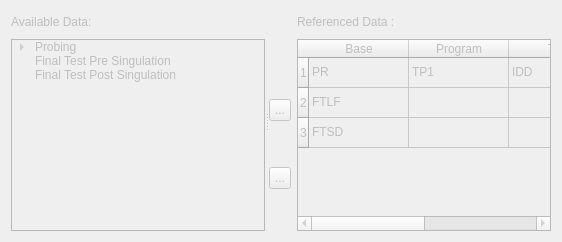
       <widget class="QWidget" name="dataTab">
        <property name="enabled">
         <bool>false</bool>
        </property>
        <attribute name="title">
         <string>Data</string>
        </attribute>
        <layout class="QGridLayout" name="gridLayout_5">
         <item row="0" column="0">
          <widget class="QSplitter" name="splitter">
           <property name="orientation">
            <enum>Qt::Horizontal</enum>
           </property>
           <widget class="QWidget" name="layoutWidget">
            <layout class="QVBoxLayout" name="verticalLayout_6">
             <item>
              <widget class="QLabel" name="label">
               <property name="sizePolicy">
                <sizepolicy hsizetype="Preferred" vsizetype="Fixed">
                 <horstretch>0</horstretch>
                 <verstretch>0</verstretch>
                </sizepolicy>
               </property>
               <property name="minimumSize">
                <size>
                 <width>0</width>
                 <height>22</height>
                </size>
               </property>
               <property name="maximumSize">
                <size>
                 <width>16777215</width>
                 <height>22</height>
                </size>
               </property>
               <property name="text">
                <string>Available Data:</string>
               </property>
              </widget>
             </item>
             <item>
              <widget class="QTreeWidget" name="treeWidget">
               <property name="selectionMode">
                <enum>QAbstractItemView::ExtendedSelection</enum>
               </property>
               <property name="headerHidden">
                <bool>true</bool>
               </property>
               <column>
                <property name="text">
                 <string>1</string>
                </property>
               </column>
               <item>
                <property name="text">
                 <string>Probing</string>
                </property>
                <item>
                 <property name="text">
                  <string>TP1</string>
                 </property>
                 <item>
                  <property name="text">
                   <string>IDD</string>
                  </property>
                  <item>
                   <property name="text">
                    <string>current</string>
                   </property>
                  </item>
                  <item>
                   <property name="text">
                    <string>Parameter2</string>
                   </property>
                  </item>
                  <item>
                   <property name="text">
                    <string>Parameter3</string>
                   </property>
                  </item>
                 </item>
                 <item>
                  <property name="text">
                   <string>Test 2</string>
                  </property>
                 </item>
                 <item>
                  <property name="text">
                   <string>Test3</string>
                  </property>
                 </item>
                </item>
                <item>
                 <property name="text">
                  <string>Test Program 2</string>
                 </property>
                </item>
                <item>
                 <property name="text">
                  <string>Test Program 3</string>
                 </property>
                </item>
               </item>
               <item>
                <property name="text">
                 <string>Final Test Pre Singulation</string>
                </property>
               </item>
               <item>
                <property name="text">
                 <string>Final Test Post Singulation</string>
                </property>
               </item>
              </widget>
             </item>
            </layout>
           </widget>
           <widget class="QWidget" name="layoutWidget">
            <layout class="QHBoxLayout" name="horizontalLayout_5">
             <item>
              <layout class="QVBoxLayout" name="verticalLayout_4">
               <item>
                <widget class="QLabel" name="label_4">
                 <property name="sizePolicy">
                  <sizepolicy hsizetype="Fixed" vsizetype="Fixed">
                   <horstretch>0</horstretch>
                   <verstretch>0</verstretch>
                  </sizepolicy>
                 </property>
                 <property name="minimumSize">
                  <size>
                   <width>22</width>
                   <height>22</height>
                  </size>
                 </property>
                 <property name="maximumSize">
                  <size>
                   <width>22</width>
                   <height>22</height>
                  </size>
                 </property>
                 <property name="text">
                  <string/>
                 </property>
                </widget>
               </item>
               <item>
                <spacer name="verticalSpacer">
                 <property name="orientation">
                  <enum>Qt::Vertical</enum>
                 </property>
                 <property name="sizeType">
                  <enum>QSizePolicy::Minimum</enum>
                 </property>
                 <property name="sizeHint" stdset="0">
                  <size>
                   <width>20</width>
                   <height>20</height>
                  </size>
                 </property>
                </spacer>
               </item>
               <item>
                <widget class="QToolButton" name="addReferencedData">
                 <property name="minimumSize">
                  <size>
                   <width>22</width>
                   <height>22</height>
                  </size>
                 </property>
                 <property name="maximumSize">
                  <size>
                   <width>22</width>
                   <height>22</height>
                  </size>
                 </property>
                 <property name="text">
                  <string>...</string>
                 </property>
                </widget>
               </item>
               <item>
                <spacer name="verticalSpacer_2">
                 <property name="orientation">
                  <enum>Qt::Vertical</enum>
                 </property>
                 <property name="sizeType">
                  <enum>QSizePolicy::Minimum</enum>
                 </property>
                 <property name="sizeHint" stdset="0">
                  <size>
                   <width>20</width>
                   <height>20</height>
                  </size>
                 </property>
                </spacer>
               </item>
               <item>
                <widget class="QToolButton" name="removeReferencedData">
                 <property name="minimumSize">
                  <size>
                   <width>22</width>
                   <height>22</height>
                  </size>
                 </property>
                 <property name="maximumSize">
                  <size>
                   <width>22</width>
                   <height>22</height>
                  </size>
                 </property>
                 <property name="text">
                  <string>...</string>
                 </property>
                </widget>
               </item>
               <item>
                <spacer name="verticalSpacer_3">
                 <property name="orientation">
                  <enum>Qt::Vertical</enum>
                 </property>
                 <property name="sizeType">
                  <enum>QSizePolicy::Minimum</enum>
                 </property>
                 <property name="sizeHint" stdset="0">
                  <size>
                   <width>20</width>
                   <height>20</height>
                  </size>
                 </property>
                </spacer>
               </item>
              </layout>
             </item>
             <item>
              <layout class="QVBoxLayout" name="verticalLayout_5">
               <item>
                <widget class="QLabel" name="label_2">
                 <property name="sizePolicy">
                  <sizepolicy hsizetype="Minimum" vsizetype="Fixed">
                   <horstretch>0</horstretch>
                   <verstretch>0</verstretch>
                  </sizepolicy>
                 </property>
                 <property name="minimumSize">
                  <size>
                   <width>0</width>
                   <height>22</height>
                  </size>
                 </property>
                 <property name="maximumSize">
                  <size>
                   <width>16777215</width>
                   <height>22</height>
                  </size>
                 </property>
                 <property name="text">
                  <string>Referenced Data :</string>
                 </property>
                </widget>
               </item>
               <item>
                <widget class="QTableWidget" name="tableWidget">
                 <row>
                  <property name="text">
                   <string>1</string>
                  </property>
                 </row>
                 <row>
                  <property name="text">
                   <string>2</string>
                  </property>
                 </row>
                 <row>
                  <property name="text">
                   <string>3</string>
                  </property>
                 </row>
                 <column>
                  <property name="text">
                   <string>Base</string>
                  </property>
                 </column>
                 <column>
                  <property name="text">
                   <string>Program</string>
                  </property>
                 </column>
                 <column>
                  <property name="text">
                   <string>Test</string>
                  </property>
                 </column>
                 <column>
                  <property name="text">
                   <string>Parameter</string>
                  </property>
                 </column>
                 <item row="0" column="0">
                  <property name="text">
                   <string>PR</string>
                  </property>
                 </item>
                 <item row="0" column="1">
                  <property name="text">
                   <string>TP1</string>
                  </property>
                 </item>
                 <item row="0" column="2">
                  <property name="text">
                   <string>IDD</string>
                  </property>
                 </item>
                 <item row="0" column="3">
                  <property name="text">
                   <string>current</string>
                  </property>
                 </item>
                 <item row="1" column="0">
                  <property name="text">
                   <string>FTLF</string>
                  </property>
                 </item>
                 <item row="2" column="0">
                  <property name="text">
                   <string>FTSD</string>
                  </property>
                 </item>
                </widget>
               </item>
              </layout>
             </item>
            </layout>
           </widget>
          </widget>
         </item>
        </layout>
       </widget>
